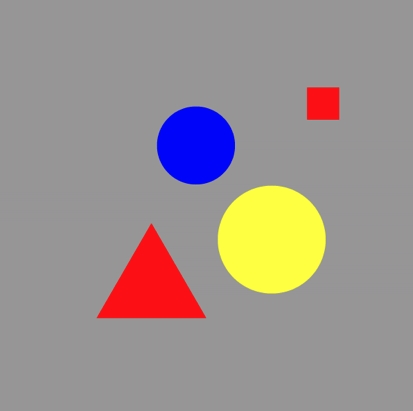
#> input picture Test/objects.jpg, 413 x 411 px, found by its file name; its folder holds only this picture in this run
$ python sort_coordinates.py Test/objects.jpg   (older library calls are emulated)
#> lines starting #> are read from the running program, lines starting #| are printed output that depends on the picture; after the words box and inside, x2 and y2 are one past the last pixel; in counts of white or black regions, pixels touching at a corner belong together
import cv2
import numpy as np
import imutils
import time
from imutils import contours
import sys
from imutils import perspective

cv2.namedWindow("Sort",cv2.WINDOW_NORMAL)

img = cv2.imread("Test/"+sys.argv[1])
#> img is the input picture: shape (411, 413, 3); mean B, G, R 143.4, 146.1, 155.5


gray = cv2.cvtColor(img, cv2.COLOR_BGR2GRAY)
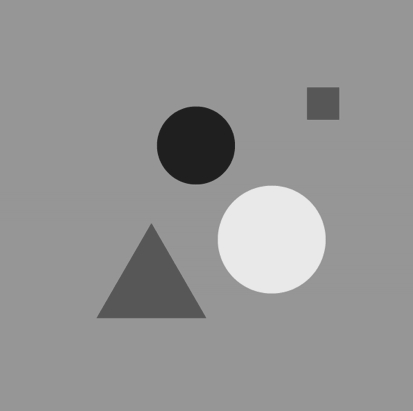
#> gray: shape (411, 413); min 30, max 234, mean 148.8
blur = cv2.GaussianBlur(gray, (5,5), 0)
canny = cv2.Canny(gray,100,220)
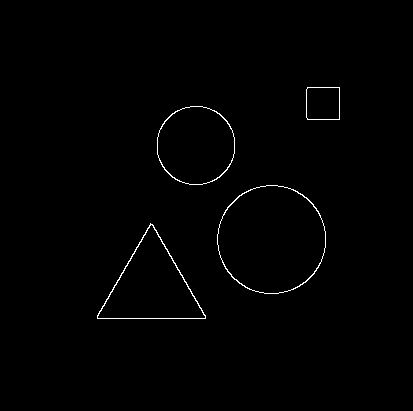
#> canny: shape (411, 413); 0.71% white in thin lines or dots, all inside (x1, y1, x2, y2) = (97, 87, 340, 319)

# thresh = cv2.threshold(gray, 110, 255,cv2.THRESH_BINARY_INV | cv2.THRESH_OTSU)[1]

cnts = cv2.findContours(canny.copy(), cv2.RETR_EXTERNAL,cv2.CHAIN_APPROX_SIMPLE)
#> cnts = 4 contours; box (x1, y1, x2, y2) and area: (217, 185, 326, 294) 9196, (97, 223, 206, 319) 5320, (157, 106, 235, 185) 4816, (306, 87, 340, 120) 1053
cnts = imutils.grab_contours(cnts)
out = img.copy()

print(len(cnts))
#| 4
cnts,_ = contours.sort_contours(cnts)
ind=1
for (i,c) in enumerate(cnts):
	if cv2.contourArea(c)>105:
		box = cv2.minAreaRect(c)
		box = cv2.cv.BoxPoints(box) if imutils.is_cv2() else cv2.boxPoints(box)
		box = np.array(box, dtype="int")
		print("Object #{}".format(ind))
		print(box)
		print()
		cv2.drawContours(out, [box], -1, (0, 255, 0), 2)

		rect = perspective.order_points(box)
		for (x, y) in rect:
			cv2.putText(out, "Object #{}".format(ind),(int(rect[0][0] - 15), int(rect[0][1] - 15)),cv2.FONT_HERSHEY_SIMPLEX, 0.55, (255, 0, 255), 2)
		ind+=1
#> this loop made 4 passes
#> (box, rect) on passes 1 to 4: ([[205, 318], [97, 318], [97, 223], [205, 223]], [[97, 223], [205, 223], [205, 318], [97, 318]]), ([[234, 184], [157, 184], [157, 106], [234, 106]], [[157, 106], [234, 106], [234, 184], [157, 184]]), ([[325, 293], [217, 293], [217, 185], [325, 185]], [[217, 185], [325, 185], [325, 293], [217, 293]]), ([[339, 119], [306, 119], [306, 87], [339, 87]], [[306, 87], [339, 87], [339, 119], [306, 119]])
#> (printed output is left out)
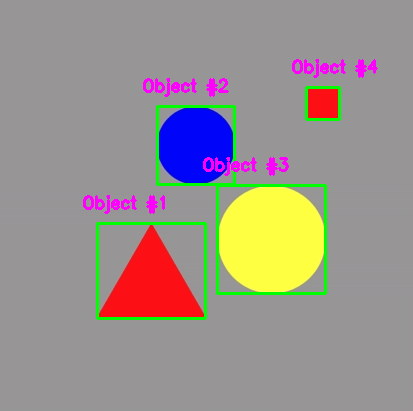
#> out: shape (411, 413, 3); 3.74% of pixels changed, all inside (x1, y1, x2, y2) = (83, 59, 378, 320)
#> after the loop, ind = 5

cv2.imshow("Sort",out)
cv2.imwrite("Results/result_"+sys.argv[1],out)

cv2.waitKey(0)
cv2.destroyAllWindows()

$ run again, on Test/objects6.jpg
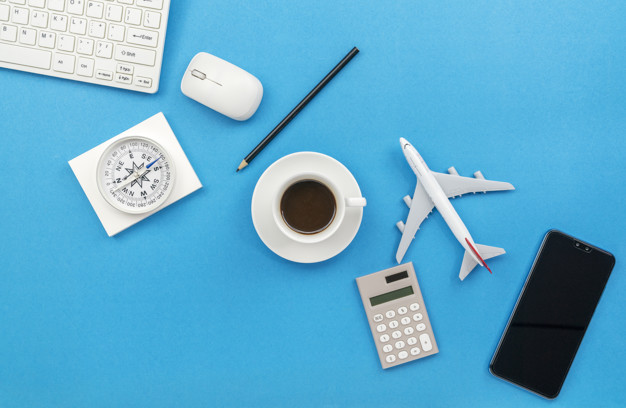
#> input picture Test/objects6.jpg, 626 x 408 px, found by its file name
#> img is the input picture: shape (408, 626, 3); mean B, G, R 206.8, 172.9, 97.8
#> `canny = cv2.Canny(gray,100,220)`:
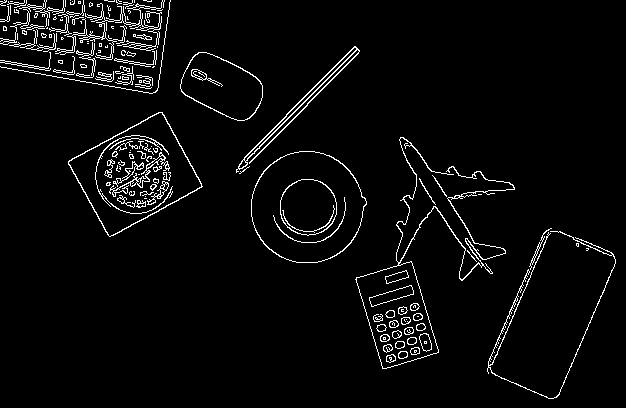
#> canny: shape (408, 626); 3.9% white in thin lines or dots
#> cnts = 93 contours, 74 with area under 20; largest, box (x1, y1, x2, y2) and area: (251, 151, 367, 263) 9868, (68, 112, 203, 237) 9226, (355, 137, 515, 369) 5794, (180, 52, 263, 121) 3712, (236, 46, 360, 173) 792
#| 93
#> the loop `for (i,c) in enumerate(cnts):` made 93 passes
#> (box, rect) on passes 26, 34, 81, 82: ([[55, 61], [52, 5], [163, 0], [166, 56]], [[52, 5], [163, 0], [166, 56], [55, 61]]), ([[108, 238], [66, 161], [161, 109], [203, 186]], [[66, 161], [161, 109], [203, 186], [108, 238]]), ([[248, 127], [174, 90], [197, 45], [270, 82]], [[197, 45], [270, 82], [248, 127], [174, 90]]), ([[238, 174], [232, 168], [354, 45], [360, 51]], [[232, 168], [354, 45], [360, 51], [238, 174]])
#> (printed output is left out)
#> after the loop `for (i,c) in enumerate(cnts):`:
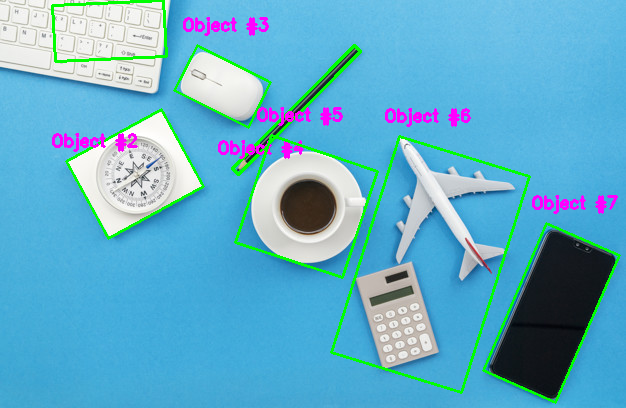
#> out: shape (408, 626, 3); 4.68% of pixels changed, all inside (x1, y1, x2, y2) = (51, 0, 621, 404)
#> after the loop `for (i,c) in enumerate(cnts):`: ind = 8
